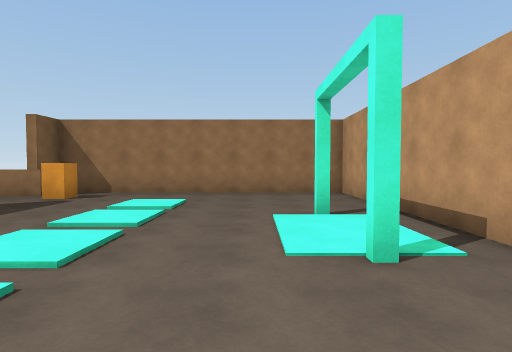
View 1 (above)

17 first-person views from a walk through a Unity game level. The camera is 1.5 m above the floor, tilts 2° down and sees 80° across. The floor is counted in squares, 2 m on a side. Each view is taken from the middle of a square. On the plan, view 1 faces up. The plan holds only what a view shows up to about 10 squares ahead; the rest is blank. The player character is not drawn.

View 2
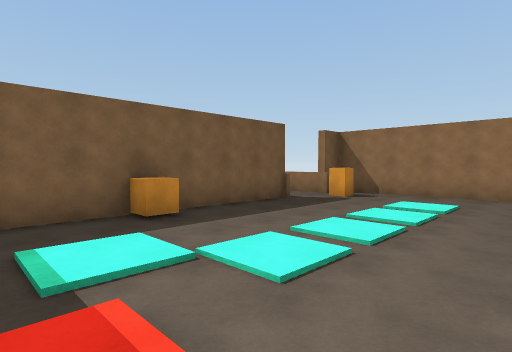

View 3
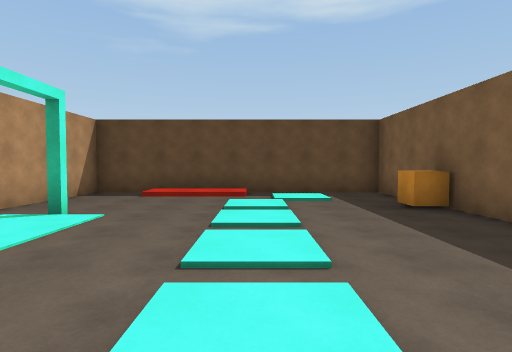

View 4
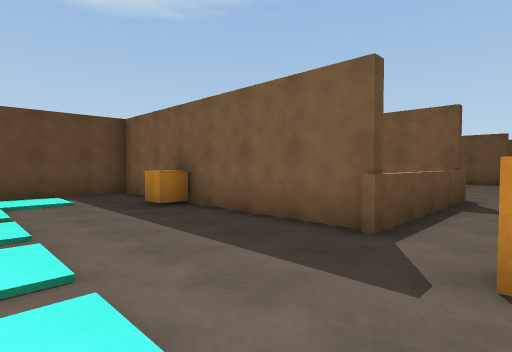

View 5
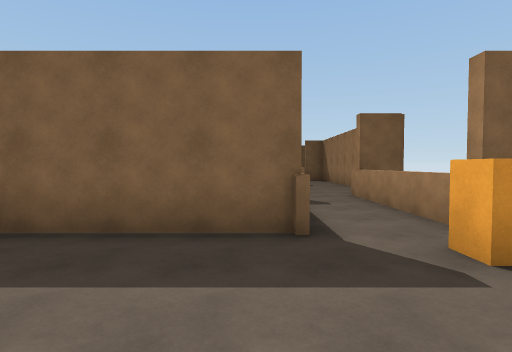

View 6
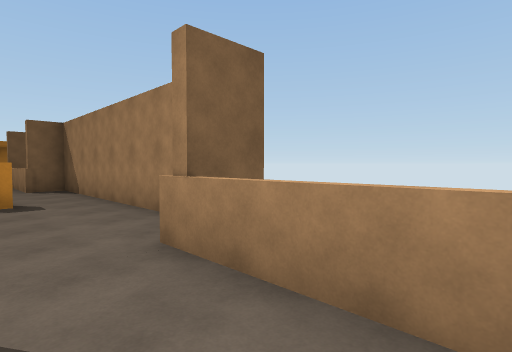

View 7
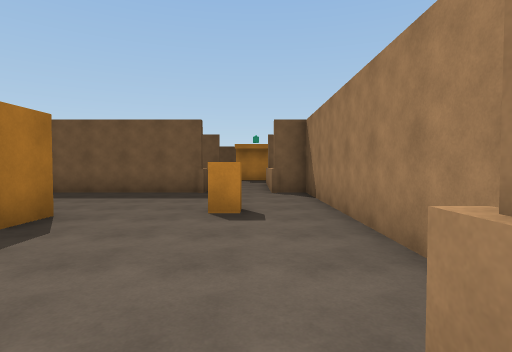

View 8
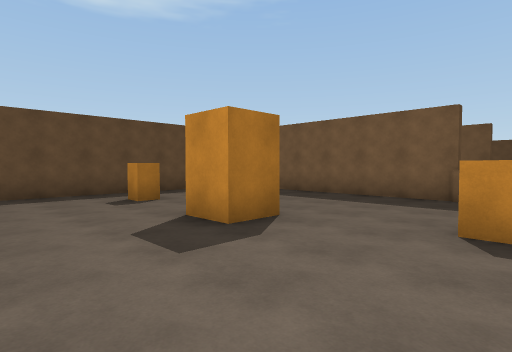

View 9
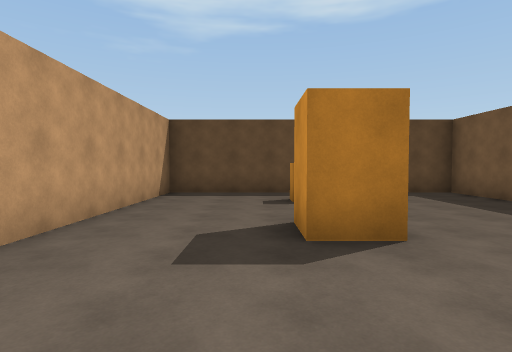

View 10
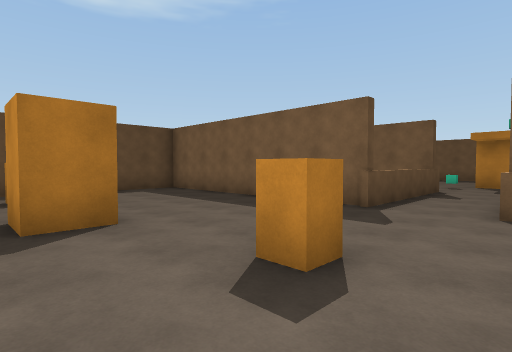

View 11
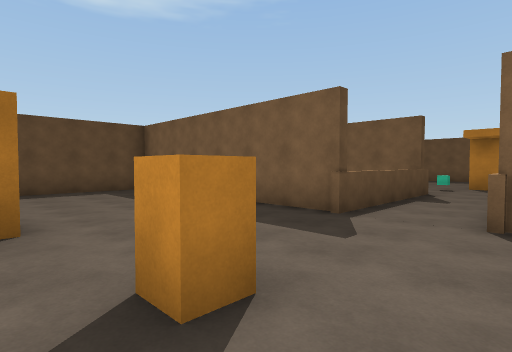

View 12
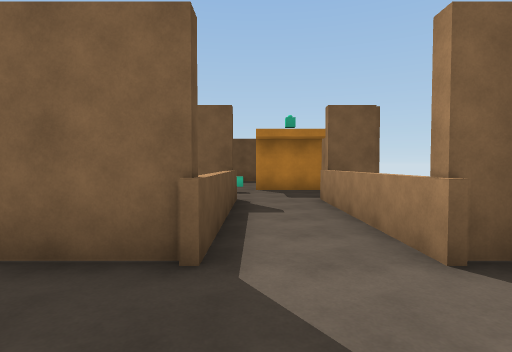

View 13
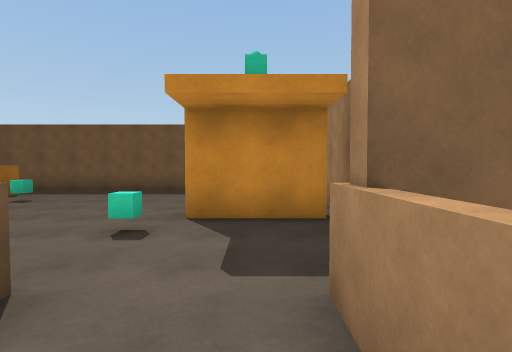

View 14
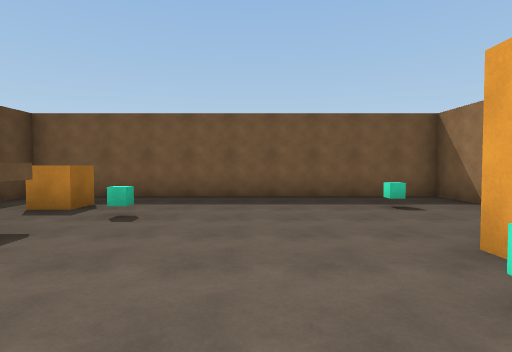

View 15
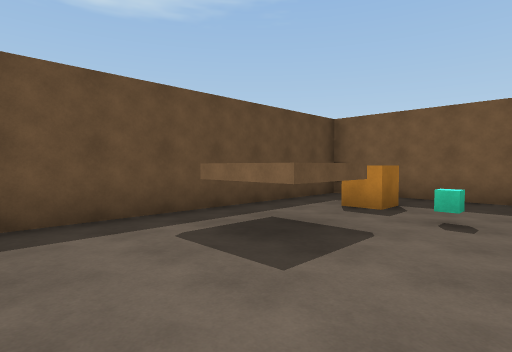

View 16
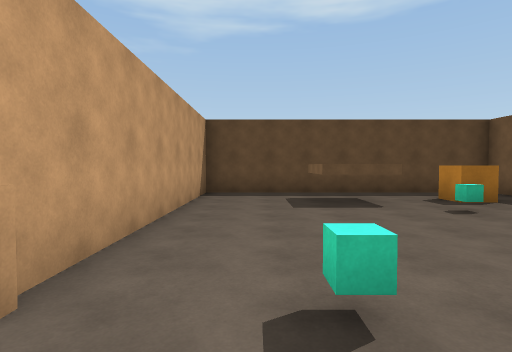

View 17
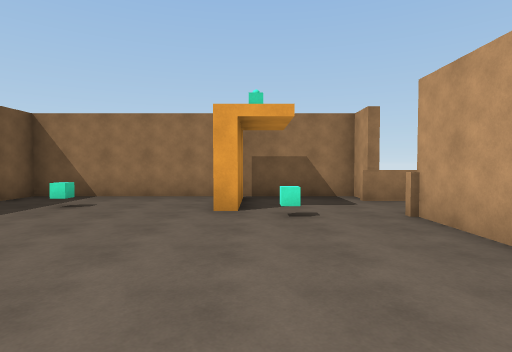

### Floor plan
Points are (right, up) in squares from view 1. A wall is a line through its corners. A room is listed if a view was taken in it or the views show most of it. See-through windows are left out.
Room 1 (views 1, 2, 3, 4, 5, 6, 7, 8)
walls: (-9.8, 5.6) (-5.4, 5.6) (-5.4, -1.4) (2.4, -1.4) (2.4, 8.4) (-5.4, 8.4) (-5.4, 7.4) (-9.8, 7.4)
ways out: opening at (-9.7, 7) to room 2
objects: other object (-5, 2); other object (-4, 7)
Room 2 (views 9, 10, 11, 12, 13, 16)
walls: (-10.6, 8.4) (-17.4, 8.4) (-17.4, 7.4) (-21.6, 7.4) (-21.6, 8.4) (-24, 8.4); (-21.6, 5.6) (-17.4, 5.6) (-17.4, -1.4) (-9.6, -1.4) (-9.6, 4.2); (-24.3, 8) (-24.3, 6.4)
ways out: opening at (-9.7, 7) to room 1; opening at (-23, 6) to room 3
objects: other object (-24, 6); other object (-14, 7); other object (-13, 1); other object (-13, 3) to (-13, 4)
Room 3 (views 14, 15, 17)
walls: (-25.8, 1.3) (-24.3, 1.3) (-24.3, -0.2); (-24, 8.4) (-29.4, 8.4) (-29.4, -1.4) (-21.6, -1.4) (-21.6, 5.6)
ways out: opening at (-23, 6) to room 2
objects: other object (-28, 1); other object (-27, 7); other object (-26, 2)

Positions as (right, up) in squares from view 1, and headings:
1: (0, 0), facing up
2: (0, -1), facing up-left
3: (-2, 7), facing down
4: (-2, 7), facing down-left
5: (-2, 5), facing left
6: (-7, 6), facing up-left
7: (-9, 7), facing left
8: (-10, 7), facing down-left
9: (-12, 7), facing down
10: (-12, 8), facing down-left
11: (-13, 8), facing down-left
12: (-15, 6), facing left
13: (-20, 7), facing left
14: (-22, 4), facing left
15: (-22, 3), facing down-left
16: (-23, 7), facing down
17: (-24, 1), facing up
